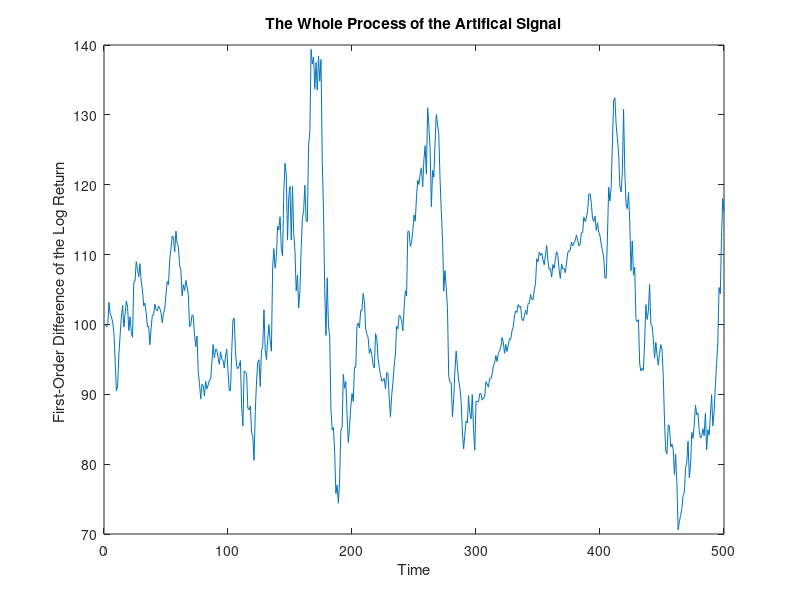
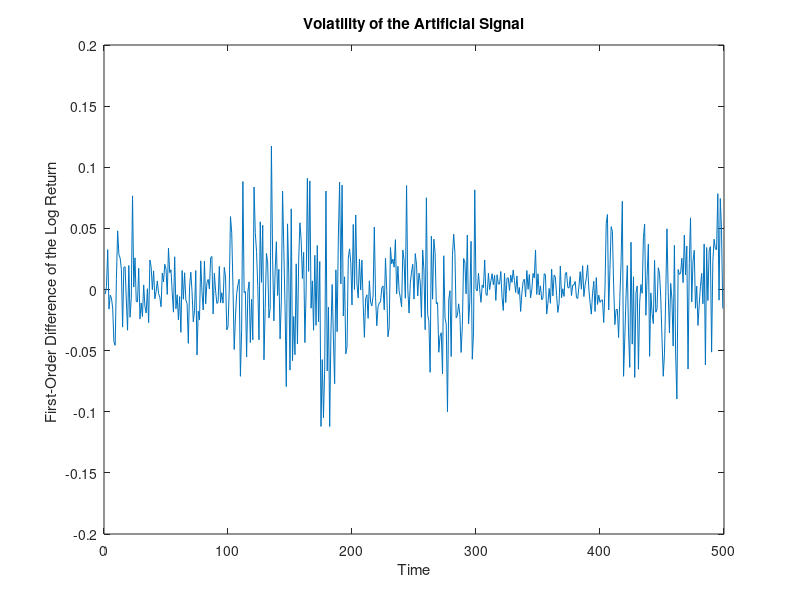
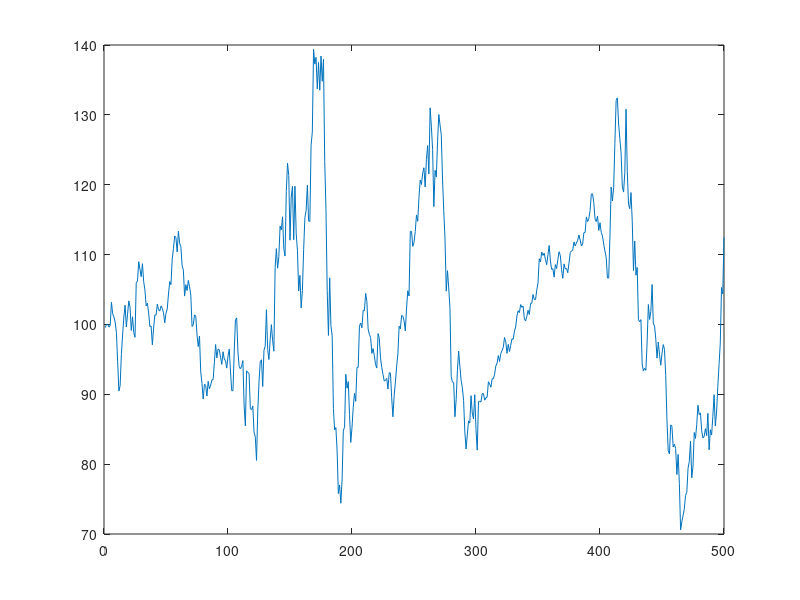
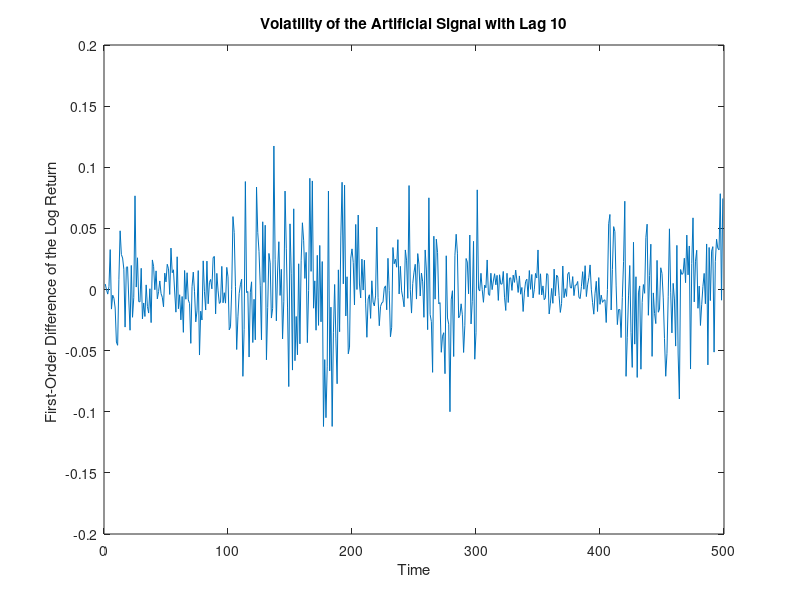

Source code (MATLAB) for these figures, in order: (Note: this script raises an error after producing the figures.)
close all;
drift=[0.001,0.001,0.001,0.001,0.001,0.001];
sigma0=[0.02,0.05,0.03,0.01,0.04,0.02];
sigma1=[0.05,0.05,0.01,0.02,0.01,0.04];


%%simulate first signal
period1=100;
gbm1=gbm(drift(1),sigma0(1),'StartState',100);
dt=1;

period=period1;
[s1,t1]=simulate(gbm1,period,'DeltaTime',dt);
period=period1;
gbm2=gbm(drift(2),sigma0(2),'StartState',s1(end));
[s2,t2]=simulate(gbm2,period,'DeltaTime',dt);
period=period1;
gbm3=gbm(drift(3),sigma0(3),'StartState',s2(end));
[s3,t3]=simulate(gbm3,period,'DeltaTime',dt);
period=period1;
gbm4=gbm(drift(4),sigma0(4),'StartState',s3(end));
[s4,t4]=simulate(gbm4,period,'DeltaTime',dt);
period=period1;
gbm5=gbm(drift(5),sigma0(5),'StartState',s4(end));
[s5,t5]=simulate(gbm5,period,'DeltaTime',dt);
A=[[s1];[s2];[s3];[s4];[s5]];
f1=figure;
figure(f1);
A=A(1:500);
plot(A);
title('The Whole Process of the Artifical Signal')
xlabel('Time')
ylabel('First-Order Difference of the Log Return ')


AP=diff(log(A));
figure;
plot(AP)
title('Volatility of the Artificial Signal')
xlabel('Time')
ylabel('First-Order Difference of the Log Return ')

%%another method to gbm2

period1=1;%%lead-lag term relation
gbm1=gbm(drift(1),sigma0(1),'StartState',100);
dt=1;
period=period1;
[s01,t01]=simulate(gbm1,period,'DeltaTime',dt);
multi=100/s01(end);
s01=multi*s01;
B=[[s01];[s1];[s2];[s3];[s4];[s5]];
B=B(1:500);
BP=diff(log(B));

figure;
plot(B);
figure;
plot(BP)
title('Volatility of the Artificial Signal with Lag 10')
xlabel('Time')
ylabel('First-Order Difference of the Log Return ')

figure;
subplot(2,1,1)
plot(AP);
subplot(2,1,2)
plot(BP);




wa=modwt(AP);
mb=modwt(BP);
figure;
modwtcorr(wa,mb);

[xc,lags] = xcorr(wa(5,:),mb(5,:));
[~,I] = max(abs(xc));
figure
stem(lags,xc,'filled')
legend(sprintf('Maximum at lag %d',lags(I)))
title(' Cross-Correlation Sequence')
xlabel('Time')
ylabel('Cross-Correlation Coefficient')

[xc,~,lags] = modwtxcorr(wa,mb,'fk14');
lev = 5;
zerolag = floor(numel(xc{lev})/2+1);
tlag = lags{lev}(zerolag-100:zerolag+100);
figure
plot(tlag,xc{lev}(zerolag-100:zerolag+100))
title('Wavelet Cross-Correlation Sequence (level 3)')
xlabel('Time')
ylabel('Cross-Correlation Coefficient')
